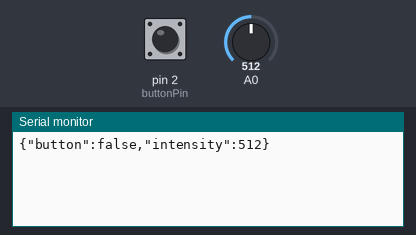
A sketch run on a simulated Arduino Uno, built with avr-gcc and run on an emulated ATmega328P. On the bench: the last lines printed to the serial monitor. The test bench sets the inputs (shaded band); at power-on: pin 2 (buttonPin) HIGH, A0 = 512.

Above: at 1.2 s.
1.3 s: pin 2 (buttonPin) pulled LOW for 0.15 s
At 2.5 s:
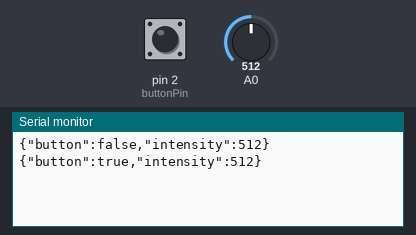
2.9 s: A0 set to 716
At 3.9 s:
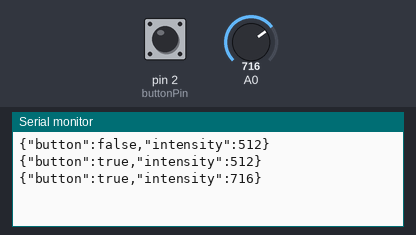
4.4 s: pin 2 (buttonPin) pulled LOW for 1 s
At 5.0 s:
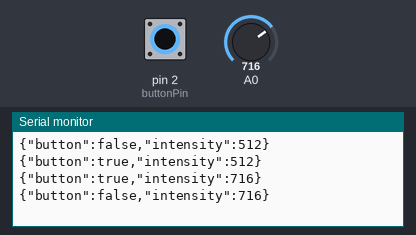
6.9 s: A0 set to 900
At 8.1 s:
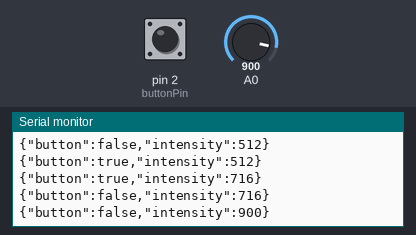

The sketch:

CD_HW1.ino
```cpp
#include <Arduino_JSON.h>

int buttonPin = 2;

bool lastButtonState = HIGH;
bool buttonState;
bool flag = false;

int intensity = 0;
int lastIntensity = 0;
int threshold = 1;

bool isChanged = false;

JSONVar toApp;

void setup() {
  // put your setup code here, to run once:
  Serial.begin(9600);
  pinMode(buttonPin, INPUT_PULLUP); //button

  toApp["button"] = flag;
  toApp["intensity"] = 0;

}

void loop() {
  // put your main code here, to run repeatedly:

  buttonState = digitalRead(buttonPin);
  intensity = analogRead(A0);

  if(buttonState != lastButtonState && !buttonState){
    flag = !flag;
    isChanged = true;
    toApp["button"] = flag;
  }

  lastButtonState = buttonState;

  if(abs(intensity - lastIntensity) > threshold){
    toApp["intensity"] = intensity;
    isChanged = true;
  }

  lastIntensity = intensity;

  if(isChanged){
    Serial.println(toApp);
    isChanged = false;
//    flag = false;
  }

}
```

Measured:
- after the input at 1.3 s, the serial monitor: prints a new line at once (image 1)
- after the input at 2.9 s, the serial monitor: prints a new line at once (image 2)
- after the input at 4.4 s, the serial monitor: prints a new line at once (image 3)
- after the input at 6.9 s, the serial monitor: prints a new line at once (image 4)
